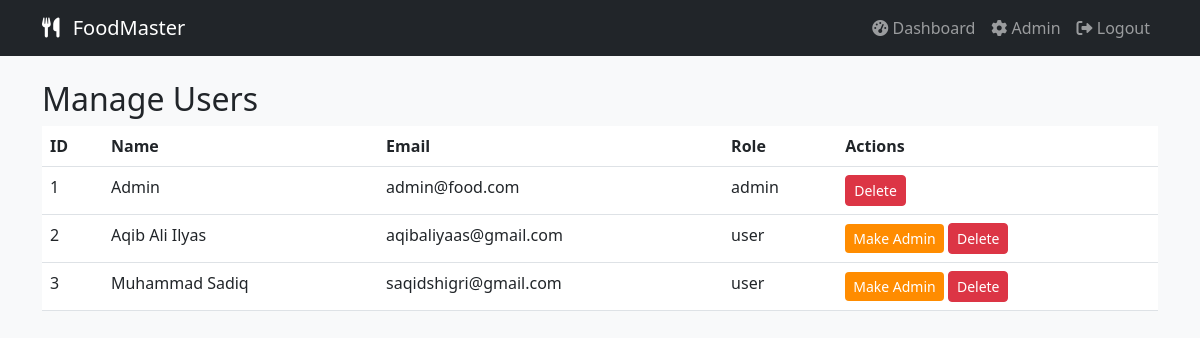
Page /food_ms/admin/manage_users.php (signed in) on the committed database.
### tables this page shows
CREATE TABLE `users` (
  `id` int(11) NOT NULL,
  `name` varchar(100) NOT NULL,
  `email` varchar(100) NOT NULL,
  `password` varchar(255) NOT NULL,
  `role` enum('user','admin') DEFAULT 'user',
  `created_at` timestamp NOT NULL DEFAULT current_timestamp()
);

### food_ms/admin/manage_users.php (the view, shortened to what this page needs)
<?php require_once '../includes/config.php'; require_once '../includes/auth_check.php'; if(!isAdmin()) header("Location: ../user/dashboard.php");
?>
<?php include '../includes/header.php'; ?>
<h2>Manage Users</h2>
<table class="table"><thead><tr><th>ID</th><th>Name</th><th>Email</th><th>Role</th><th>Actions</th></tr></thead><tbody>
<?php $res = $conn->query("SELECT * FROM users"); while($u=$res->fetch_assoc()): ?>
<tr><td><?= $u['id'] ?></td><td><?= $u['name'] ?></td><td><?= $u['email'] ?></td><td><?= $u['role'] ?></td><td><?php if($u['role']!='admin'): ?><a href="manage_users.php?make_admin=<?= $u['id'] ?>" class="btn btn-sm btn-warning">Make Admin</a> <?php endif; ?><a href="manage_users.php?delete=<?= $u['id'] ?>" onclick="return confirm('Delete user?')" class="btn btn-sm btn-danger">Delete</a></td></tr>
<?php endwhile; ?></tbody></table>
<?php include '../includes/footer.php'; ?>

### food_ms/assets/css/style.css (style rules this page uses)
body { background: #f8f9fa; font-family: 'Segoe UI', sans-serif; }
.btn-warning { background-color: #ff8c00; border: none; color: white; }

### rows in the picture
users: id "1", name "Admin", email "admin@food.com", role "admin"
users: id "2", name "Aqib Ali Ilyas", email "aqibaliyaas@gmail.com", role "user"
users: id "3", name "Muhammad Sadiq", email "saqidshigri@gmail.com", role "user"
